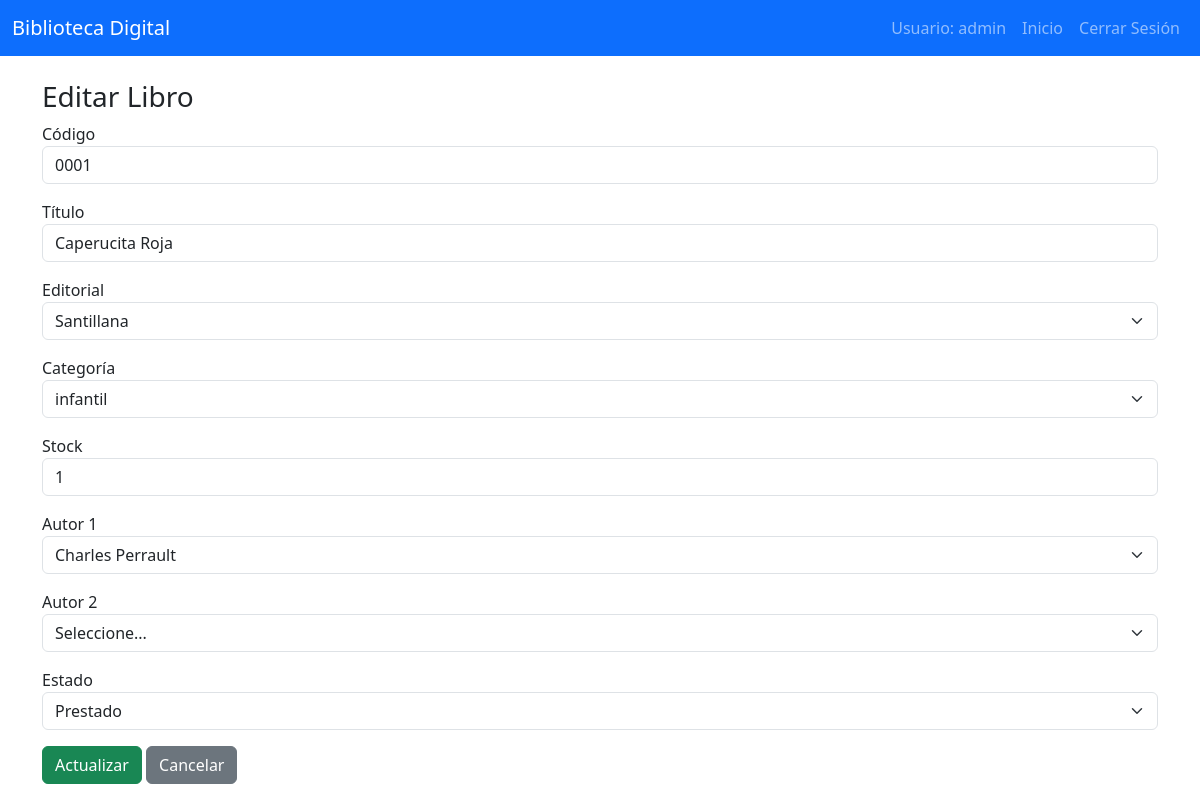
The page /views/Libro/libro_form.php?id=1 (signed in) on the database its author committed.
### tables this page shows
CREATE TABLE `libros` (
  `id_libro` int(11) NOT NULL,
  `codigo_libro` varchar(50) NOT NULL,
  `titulo` varchar(200) NOT NULL,
  `autor` varchar(100) NOT NULL,
  `categoria` varchar(100) NOT NULL,
  `editorial` int(11) DEFAULT NULL,
  `anio_publicacion` year(4) DEFAULT NULL,
  `cantidad` int(11) NOT NULL DEFAULT 0,
  `disponibles` int(11) NOT NULL DEFAULT 0,
  `estado` enum('DISPONIBLE','PRESTADO','INACTIVO') DEFAULT 'DISPONIBLE',
  `stock` int(11) DEFAULT 1,
  `id_categoria` int(11) NOT NULL
);

### models/Libro.php (called while the page is built, shortened)
<?php
class Libro {
    private $conn;
    private $table_name = "libros";
    public function __construct($db){
        $this->conn = $db;
    }
    public function buscarLibro($id_libro){
        $query = "SELECT l.id_libro, l.codigo_libro, l.titulo, l.stock, l.estado,
                         e.id_editorial, e.nombre_editorial,
                         c.id_categoria, c.nombre_categoria,
                         (SELECT COUNT(*)
                          FROM detalle_prestamo dp
                          WHERE dp.id_libro = l.id_libro AND dp.estado_libro = 'PRESTADO') AS prestados
                  FROM " . $this->table_name . " l
                  LEFT JOIN editoriales e ON l.editorial = e.id_editorial
                  LEFT JOIN categorias c ON l.id_categoria = c.id_categoria
                  WHERE l.id_libro = :id";
        $stmt = $this->conn->prepare($query);
        $stmt->bindParam(":id", $id_libro, PDO::PARAM_INT);
        $stmt->execute();
        return $stmt->fetch(PDO::FETCH_ASSOC);
    }
    public function obtenerAutoresLibro($id_libro){
        $query = "SELECT a.id_autor, a.nombre_autor, a.apellido
                  FROM autores a
                  INNER JOIN libro_autor la ON a.id_autor = la.id_autor
                  WHERE la.id_libro = :id";
        $stmt = $this->conn->prepare($query);
        $stmt->bindParam(":id", $id_libro, PDO::PARAM_INT);
        $stmt->execute();
        return $stmt->fetchAll(PDO::FETCH_ASSOC);
    }
}
?>

### models/Editorial.php (called while the page is built, shortened)
<?php
class Editorial {
    private $conn;
    private $table_name = "editoriales";
    public function __construct($db){
        $this->conn = $db;
    }
    public function listarEditoriales(){
        $query = "SELECT id_editorial, nombre_editorial, estado
                  FROM " . $this->table_name . "
                  ORDER BY nombre_editorial ASC";
        $stmt = $this->conn->prepare($query);
        $stmt->execute();
        return $stmt->fetchAll(PDO::FETCH_ASSOC);
    }
}
?>

### models/Categoria.php (called while the page is built, shortened)
<?php
class Categoria {
    private $conn;
    private $table_name = "categorias";
    public function __construct($db) {
        $this->conn = $db;
    }
    public function listarCategorias($busqueda = '') {
        $query = "SELECT id_categoria, nombre_categoria, descripcion, estado
                  FROM " . $this->table_name . " WHERE 1=1";
        $stmt = $this->conn->prepare($query);
        $stmt->execute();
        return $stmt->fetchAll(PDO::FETCH_ASSOC);
    }
}
?>

### models/Autor.php (called while the page is built, shortened)
<?php
class Autor {
    private $conn;
    private $table_name = "autores";
    public function __construct($db){
        $this->conn = $db;
    }
    public function listarAutores(){
    $query = "SELECT id_autor, nombre_autor, apellido, nacionalidad, fecha_nacimiento, biografia, estado
              FROM " . $this->table_name . "
              ORDER BY nombre_autor ASC";
    $stmt = $this->conn->prepare($query);
    $stmt->execute();
    return $stmt->fetchAll(PDO::FETCH_ASSOC);
    }
}
?>

### views/Libro/libro_form.php (the view, shortened to what this page needs)
<?php
require_once __DIR__ . "/../../models/Libro.php";
require_once __DIR__ . "/../../models/Autor.php";
require_once __DIR__ . "/../../models/Editorial.php";
require_once __DIR__ . "/../../models/Categoria.php";
$database = new Database();
$db = $database->getConnection();
$libroObj     = new Libro($db);
$autorObj     = new Autor($db);
$editorialObj = new Editorial($db);
$categoriaObj = new Categoria($db);
$autores     = $autorObj->listarAutores();
$editoriales = $editorialObj->listarEditoriales();
$categorias  = $categoriaObj->listarCategorias();
$libro = null;
$libroAutores = [];
if(isset($_GET['id'])){
    $libro = $libroObj->buscarLibro($_GET['id']);
    $libroAutores = $libroObj->obtenerAutoresLibro($_GET['id']);
}
?>
<!DOCTYPE html>
<html lang="es">
<head>
    <link href="../../assets/bootstrap/css/bootstrap.min.css" rel="stylesheet">
</head>
<body>
            <nav class="navbar navbar-expand-lg navbar-dark bg-primary">
  <div class="container-fluid">
    <a class="navbar-brand" href="#">Biblioteca Digital</a>
    <div class="collapse navbar-collapse">
      <ul class="navbar-nav ms-auto">
        <li class="nav-item">
          <span class="nav-link">Usuario: <?php echo $_SESSION['usuario']; ?></span>
        </li>
        <li class="nav-item">
          <a class="nav-link" href="../dashboard.php">Inicio</a>
        </li>
        <li class="nav-item">
          <a class="nav-link" href="../../logout.php">Cerrar Sesión</a>
        </li>
      </ul>
    </div>
  </div>
</nav>
<div class="container mt-4">
    <h3><?= $libro ? 'Editar Libro' : 'Nuevo Libro'; ?></h3>
    <form action="../../controllers/LibroController.php" method="POST">
        <div class="mb-3">
            <label>Código</label>
            <input type="text" name="codigo_libro" class="form-control"
                   value="<?= $libro['codigo_libro'] ?? ''; ?>" required>
        </div>
        <div class="mb-3">
            <label>Título</label>
            <input type="text" name="titulo" class="form-control"
                   value="<?= $libro['titulo'] ?? ''; ?>" required>
        </div>
        <div class="mb-3">
            <label>Editorial</label>
            <select name="editorial" class="form-select" required>
                <?php foreach($editoriales as $ed): ?>
                    <option value="<?= $ed['id_editorial']; ?>"
                        <?= ($libro && $libro['id_editorial'] == $ed['id_editorial']) ? 'selected' : ''; ?>>
                        <?= $ed['nombre_editorial']; ?>
                    </option>
                <?php endforeach; ?>
            </select>
        </div>
        <div class="mb-3">
            <label>Categoría</label>
            <select name="categoria" class="form-select" required>
                <?php foreach($categorias as $cat): ?>
                    <option value="<?= $cat['id_categoria']; ?>"
                        <?= ($libro && $libro['id_categoria'] == $cat['id_categoria']) ? 'selected' : ''; ?>>
                        <?= $cat['nombre_categoria']; ?>
                    </option>
                <?php endforeach; ?>
            </select>
        </div>
        <div class="mb-3">
            <label>Stock</label>
            <input type="number" name="stock" class="form-control" min="1"
                   value="<?= $libro['stock'] ?? 1; ?>" required>
        </div>
        <div class="mb-3">
            <label>Autor 1</label>
            <select name="autor1" class="form-select" required>
                <?php foreach($autores as $a): ?>
                    <?php
                        $selected = false;
                        if(!empty($libroAutores)){
                            if($libroAutores[0]['id_autor'] == $a['id_autor']){
                                $selected = true;
                            }
                        }
                    ?>
                    <option value="<?= $a['id_autor']; ?>" <?= $selected ? 'selected' : ''; ?>>
                        <?= $a['nombre_autor']." ".$a['apellido']; ?>
                    </option>
                <?php endforeach; ?>
            </select>
        </div>
        <div class="mb-3">
            <label>Autor 2 </label>
            <select name="autor2" class="form-select">
                <option value="">Seleccione...</option>
            </select>
        </div>
        <div class="mb-3">
            <label>Estado</label>
            <select name="estado" class="form-select" required>
                <option value="PRESTADO" <?= ($libro && $libro['estado'] == 'PRESTADO') ? 'selected' : ''; ?>>Prestado</option>
            </select>
        </div>
        <button type="submit" name="<?= $libro ? 'editar' : 'guardar'; ?>" class="btn btn-success">
            <?= $libro ? 'Actualizar' : 'Guardar'; ?>
        </button>
        <a href="libros.php" class="btn btn-secondary">Cancelar</a>
    </form>
</div>
</body>
</html>

### rows shown on the page
libros: codigo_libro "0001", titulo "Caperucita Roja", stock "1", estado "Prestado"

### other values the page prints
$_SESSION['usuario'] "admin"
form field editorial "Santillana"
form field categoria "infantil"
form field autor1 "Charles Perrault"
